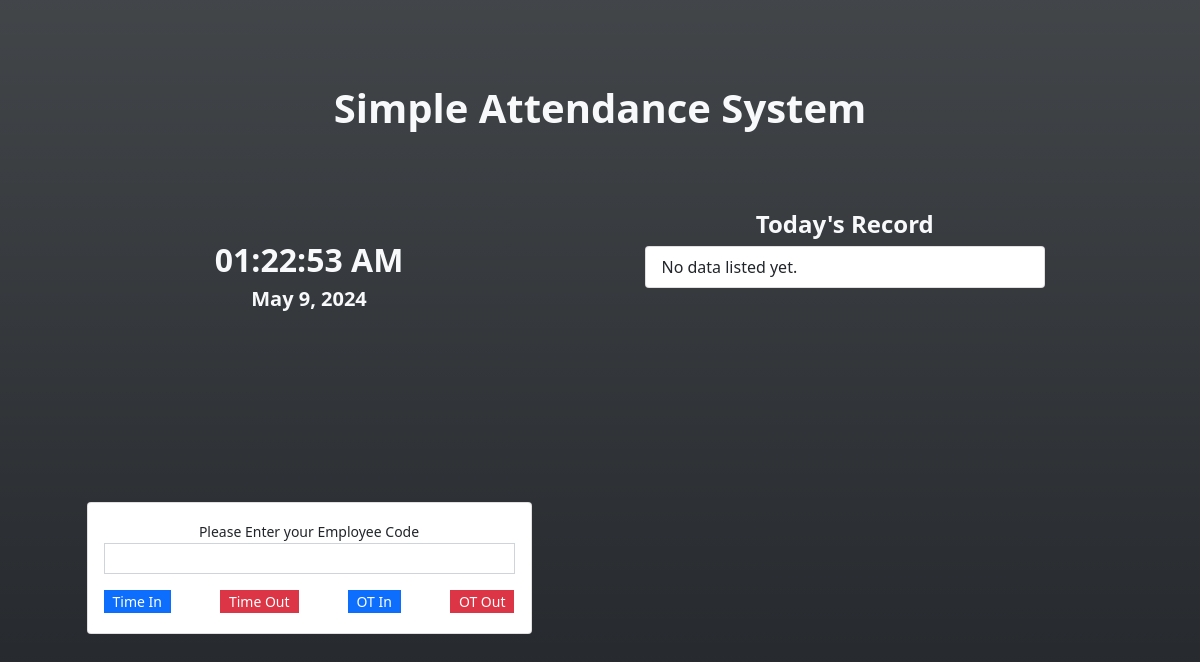
The app's page /attendance.php (signed in), older data.
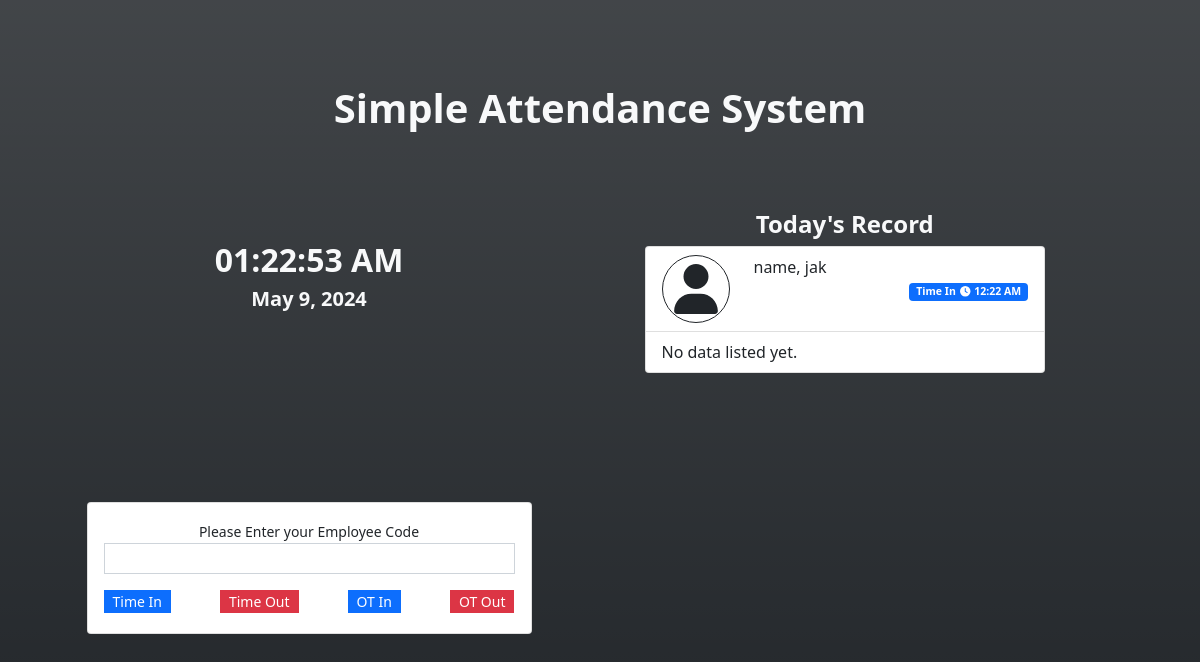
The same page, newer data.
### tables this page shows
CREATE TABLE att_type_list (
            `att_type_id` INTEGER NOT NULL PRIMARY KEY AUTOINCREMENT,
            `name` TEXT NOT NULL,
            `status` INTEGER NOT NULL DEFAULT 1,
            `date_created` TIMESTAMP DEFAULT CURRENT_TIMESTAMP
        );

CREATE TABLE attendance_list (
            `attendance_id` INTEGER NOT NULL PRIMARY KEY AUTOINCREMENT,
            `employee_id` TEXT NOT NULL,
            `att_type_id` TEXT NOT NULL,
            `date_created` TIMESTAMP DEFAULT CURRENT_TIMESTAMP,
            `date_updated` TIMESTAMP NULL,
            FOREIGN KEY(`employee_id`) REFERENCES `employee_list`(`employee_id`) ON DELETE CASCADE,
            FOREIGN KEY(`att_type_id`) REFERENCES `att_type_list`(`att_type_id`) ON DELETE CASCADE
        );

### attendance.php (the view, shortened to what the changed rows need)
<?php
require_once('DBConnection.php');
?>
<!DOCTYPE html>
<html lang="en">
<head>
    <link rel="stylesheet" href="Font-Awesome-master/css/all.min.css">
    <link rel="stylesheet" href="css/bootstrap.min.css">
    <link rel="stylesheet" href="DataTables/datatables.min.css">
</head>
<body>
    <main class="bg-dark bg-gradient text-light">
    <div class="container py-3 d-flex flex-column " id="page-container">
        <div class="w-100 h-25 d-flex  align-items-center">
            <h2 class="text-center w-100 fs-1"><b>Simple Attendance System</b></h2>
        </div>
        <div class="w-100 row flex-grow-1">
            <div class="col-md-6 d-flex flex-column align-items-center h-100">
                <div class="w-100 h-25 d-flex align-items-center">
                    <div class="w-100">
                        <h2 class="text-center"><b><span id="time_display"><?php echo date("h:i A") ?></span></b></h2>
                    </div>
                </div>
                <div class="w-100 h-75 d-flex align-items-center">
                    <div class="w-100">
                        <div class="card text-dark col-sm-10 offset-sm-1 align-middle h-auto">
                            <div class="card-body">
                                <div class="form-group d-flex justify-content-between mt-3 mb-1">
                                    <?php
                                    $qry = $conn->query("SELECT * FROM `att_type_list` order by att_type_id asc");
                                    while($row= $qry->fetchArray()):
                                        $bg = 'primary';
                                        if(in_array($row['att_type_id'],array(2,4)))
                                        $bg = 'danger';
                                    ?>
                                    <button class="att_btn btn btn-sm btn-<?php echo $bg ?> rounded-0 py-0" type="button" data-id="<?php echo $row['att_type_id'] ?>"><?php echo $row['name'] ?></button>
                                    <?php endwhile; ?>
                                </div>
                            </div>
                        </div>
                    </div>
                </div>
            </div>
            <div class="col-md-6 h-100 d-flex align-items-center">
                <div class="w-100">
                    <div class="col-sm-9 offset-sm-1">
                        <div class="overflow-auto" style="height:67vh">
                            <ul class="list-group">
                                <?php
                                $today = date("Y-m-d");
                                $att_qry = $conn->query("SELECT a.*,t.name as tname,(e.lastname || ', ' || e.firstname || ' ' || e.middlename) as `fullname` FROM `attendance_list` a inner join employee_list e on a.employee_id = e.employee_id inner join att_type_list t on a.att_type_id = t.att_type_id where date(a.date_created) = '".$today."' ORDER BY strftime('%s', a.date_created) desc");
                                while($row = $att_qry->fetchArray()):
                                    $bg = "primary";
                                ?>
                                <li class="list-group-item att-item" data-id="<?php echo $row['attendance_id'] ?>">
                                <div class="row row-cols-2">
                                    <div class="col-auto d-flex align-items-center"><span class="fa border border-dark p-2 fa-user rounded-circle" style="width:50px !important;height:50px !important" ></span></div>
                                    <div class="col-auto flex-grow-1 d-flex flex-column">
                                        <div class="w-100">
                                            <?php echo $row['fullname'] ?>
                                        </div>
                                        <div class='w-100 d-flex justify-content-end'>
                                            <small><span class="badge bg-<?php echo $bg ?>"><?php echo $row['tname'] ?><i class="fa fa-clock mx-1"></i><?php echo date("h:i A",strtotime($row['date_created'])) ?></span></small>
                                        </div>
                                    </div>
                                </div>
                                </li>
                                <?php endwhile; ?>
                            </ul>
                        </div>
                    </div>
                </div>
            </div>
        </div>
    </div>
    </main>
</body>
</html>

Row changes from the older to the newer data that the page shows:
added attendance_list: fullname "name, jak", att_type.name "Time In", date_created "12:22 AM"
